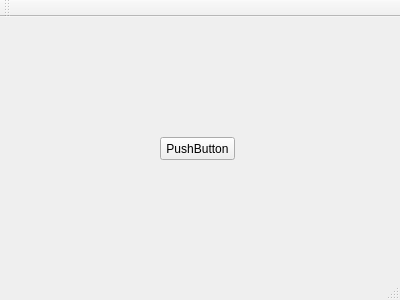
<?xml version="1.0" encoding="UTF-8"?>
<ui version="4.0">
 <class>MainWindow</class>
 <widget class="QMainWindow" name="MainWindow">
  <property name="geometry">
   <rect>
    <x>0</x>
    <y>0</y>
    <width>400</width>
    <height>300</height>
   </rect>
  </property>
  <property name="windowTitle">
   <string>MainWindow</string>
  </property>
  <widget class="QWidget" name="centralWidget">
   <widget class="QPushButton" name="pushButton">
    <property name="geometry">
     <rect>
      <x>160</x>
      <y>120</y>
      <width>75</width>
      <height>23</height>
     </rect>
    </property>
    <property name="text">
     <string>PushButton</string>
    </property>
   </widget>
  </widget>
  <widget class="QMenuBar" name="menuBar">
   <property name="geometry">
    <rect>
     <x>0</x>
     <y>0</y>
     <width>400</width>
     <height>18</height>
    </rect>
   </property>
  </widget>
  <widget class="QToolBar" name="mainToolBar">
   <attribute name="toolBarArea">
    <enum>TopToolBarArea</enum>
   </attribute>
   <attribute name="toolBarBreak">
    <bool>false</bool>
   </attribute>
  </widget>
  <widget class="QStatusBar" name="statusBar"/>
 </widget>
 <layoutdefault spacing="6" margin="11"/>
 <resources/>
 <connections/>
</ui>
